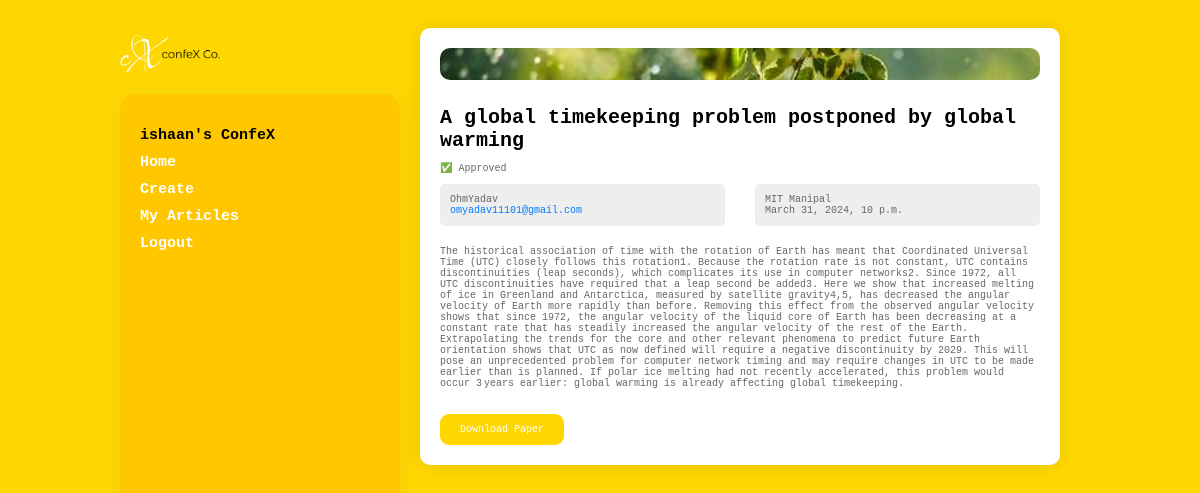
/articles/environment-paper/ (signed in), run on the app's committed database.
### articles/models.py (models this page shows, shortened)
class Article(models.Model):
    title = models.CharField(max_length=100)
    slug = models.SlugField()
    body = models.TextField()
    date = models.DateTimeField(auto_now_add=True)
    thumb = models.ImageField(default='default1.png', blank=True)
    author = models.ForeignKey(User, default=None, on_delete=models.CASCADE)
    approved = models.BooleanField(default=False)
    pdf = models.FileField(upload_to='pdfs/', blank=True)
    email = models.EmailField()
    organization = models.CharField(max_length=255)

### articles/views.py (the view)
# urls.py: path('<slug:slug>/', views.article_detail, name='detail'),
def article_detail(request, slug):
    article = get_object_or_404(Article, slug=slug)
    return render(request, 'articles/article_detail.html', {'article': article})

### articles/templates/articles/article_detail.html
{% extends 'base_layout.html' %}
{% block content %}
<div class="article-detail">
    <div class="article">
        <img src="{{ article.thumb.url }}"  alt="{{ article.title }}">
        <h2 class="titlehead">{{ article.title }}</h2>
        <p>{% if article.approved %}
            <p class="astatus">✅ Approved</p>
        {% else %}
            <p class="astatus">This paper is not approved yet.</p>
        {% endif %}
        <div class="info-container">
            <div class="info-box">
                <p class="dets">{{ article.author }}</p>
                <p class="dets" ><a href="mailto:{{ article.email }}" class="email">{{ article.email }}</a></p>
            </div>
            <div class="info-box">
                <p class="dets">{{ article.organization }}</p>
                <p class="dets">{{ article.date }}</p>
            </div>
        </div>
        <p>{{ article.body }}</p>
        <br>
        <p><a href="{{ article.pdf.url }}" class="download">Download Paper</a></p>
    </div>
</div>
{% endblock %}

### templates/base_layout.html (shortened to what this page needs)
{% load static %}
<html>
<head>
    <link rel="stylesheet" href="{% static 'styles.css' %}">
</head>
<body>
    <div class="wrapper">
        <header>
            <h1><a href="{% url 'home' %}" class="logo"><img src="{% static 'logo1.png' %}" style="width:100px;height:51px;"></a></h1>
            <nav class="sidebar">
                <ul>
                    {% if user.is_authenticated %}
                    <li class="welcome">{{ user.username }}'s ConfeX</li>
                    {% endif %}
                    <li><a href="{% url 'home' %}">Home</a></li>
                    {% if user.is_authenticated %}
                    <li><a href="{% url 'articles:create' %}">Create</a></li>
                    <li><a href="{% url 'articles:my_articles' %}">My Articles</a></li>
                    <li>
                        <form class="logout-link" action="{% url 'accounts:logout' %}" method="post">
                            <button type="submit">Logout</button>
                        </form>
                    </li>
                    {% else %}
                    <li><a href="{% url 'accounts:login' %}">Login</a></li>
                    <li><a href="{% url 'accounts:signup' %}">Signup</a></li>
                    {% endif %}
                </ul>
            </nav>
        </header>
        <div class="content">
            {% block content %}
            {% endblock %}
        </div>
    </div>
</body>
</html>

### assets/styles.css (style rules this page uses)
body { background-color: #FFD700; color: #000; }
body * { font-family: monospace; }
.wrapper { max-width: 960px; margin: 0 auto; display: grid; grid-template-columns: auto 1fr; }
.sidebar { background-color: #ff5c0021; color: #000; padding: 20px; border-radius: 15px; box-shadow: 0 0 20px rgba(147, 143, 143, 0.1); height: 1000vh; width: 30vh; transition: background-color 0.3s; }
.sidebar ul { list-style-type: none; padding: 0; }
.sidebar li { margin-bottom: 10px; }
.sidebar a { color: #fff; font-size: 15px; font-weight: bold; text-decoration: none; transition: color 0.3s; }
.content { padding: 20px; }
h2 { text-decoration: none; color: #000; }
.logout-link button { background: none; border: none; color: #fff; font-size: 15px; font-weight: bold; cursor: pointer; transition: color 0.3s; padding: 0.01; }
.sidebar .welcome { font-size: 15px; font-weight: bold; }
.email { font-decoration: none; color: rgb(0, 153, 255); text-decoration: none; }
.download { background-color: #ffd700; color: #fff; border: none; padding: 10px 20px; border-radius: 9px; margin-bottom: 10px; cursor: pointer; transition: background-color 0.3s, color 0.3s; text-decoration: none; }
.article-detail { padding: 20px; background-color: #fff; border-radius: 10px; box-shadow: 0 0 20px rgba(0, 0, 0, 0.1); margin-bottom: 20px; }
.article-detail img { max-width: 100%; border-radius: 10px; margin-bottom: 10px; }
.article-detail h2 { font-size: 24px; color: #333; margin-bottom: 10px; }
.article-detail p { font-size: 16px; color: #666; margin-bottom: 10px; }
.article-detail .email { color: #007bff; }
.article-detail .info-container { font-size: 5px; display: flex; gap: 30px; margin-bottom: 20px; }
.article-detail .info-box { flex: 1; padding: 10px; border-radius: 5px; background-color: #eee }
.article-detail .info-box p { margin: 0; }
.article-detail p { font-size: 10px; }
.article-detail p.dets { font-size: 10px; }
h2.titlehead { font-size: 20px; color: #000; }
p.astatus { font-size: 10px }
button { border-radius: 7px; background-color: #fff; border: none; padding: 7px; cursor: pointer; }

### data on the page
Article: thumb (picture), title "A global timekeeping problem postponed by global warming", author "OhmYadav", email "omyadav11101@gmail.com", organization "MIT Manipal", date "March 31, 2024, 10 p.m.", body "The historical association of time with the rotation of Earth has meant that Coordinated Universal Time (UTC) closely follows this rotation1. Because the rotation rate is not constant, UTC contains discontinuities (leap seconds), which complicates its use in computer networks2. Since 1972, all UTC discontinuities have required that a leap second be added3. Here we show that increased melting of ice in Greenland and Antarctica, measured by satellite gravity4,5, has decreased the angular velocity of Earth more rapidly than before. Removing this effect from the observed angular velocity shows that since 1972, the angular velocity of the liquid core of Earth has been decreasing at a constant…"

### other printed values
{{ user.username }} "ishaan"
